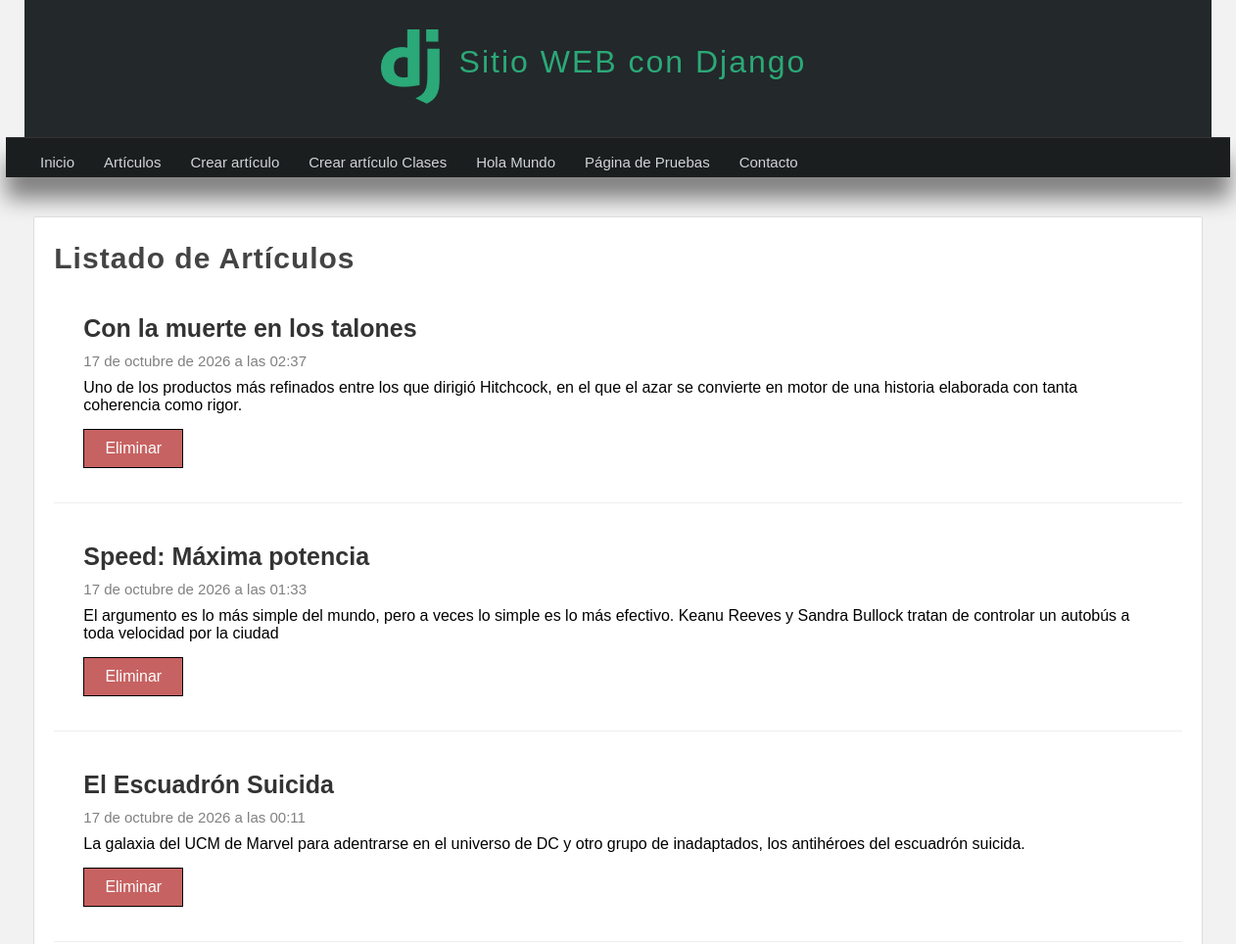
/articulos/ (upper part), run on an earlier commit of the app's database.
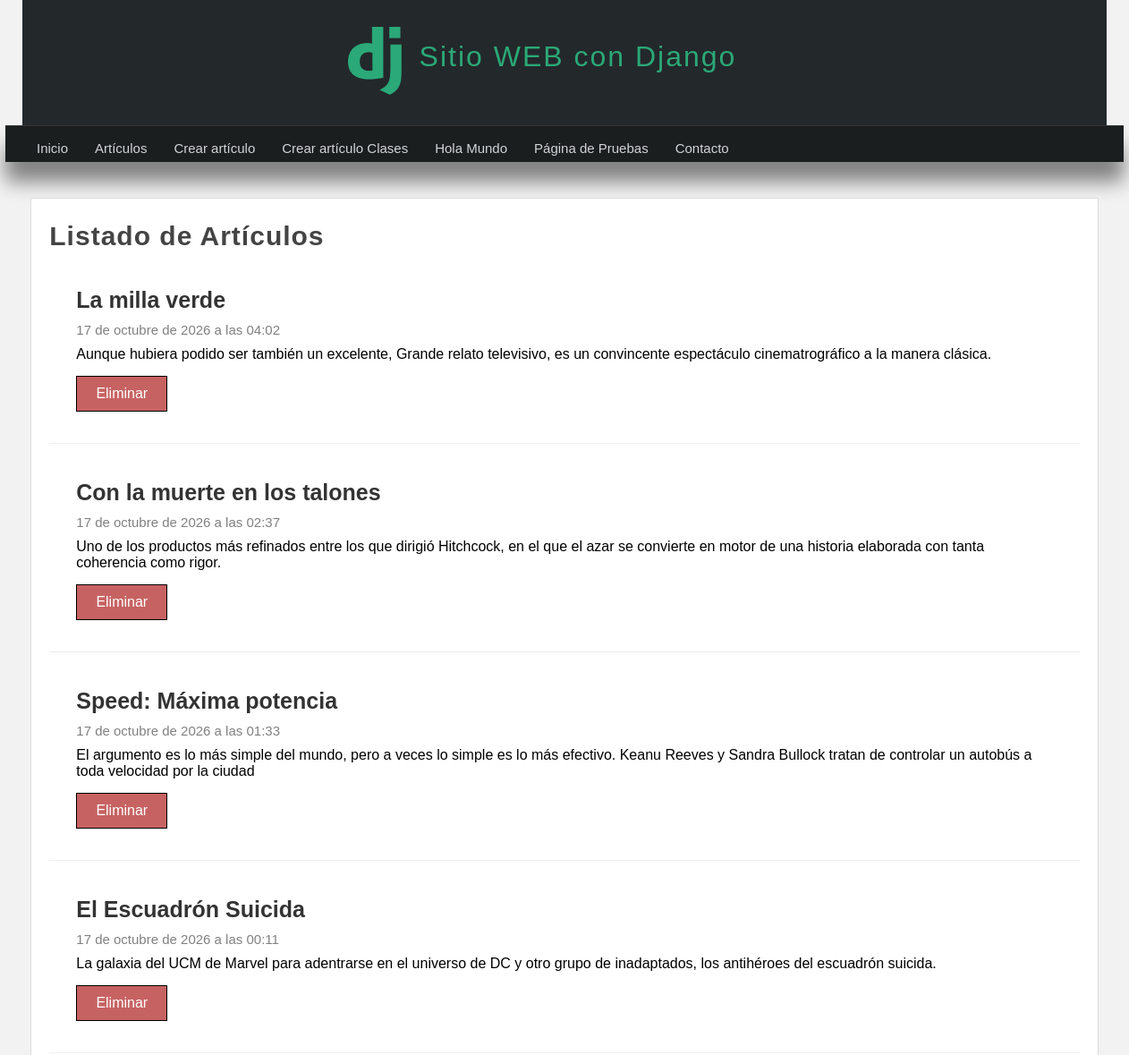
And on a later commit of the database.
### miapp/models.py (models this page shows, shortened)
class Article(models.Model): #Entidad
    title = models.CharField(max_length=150, verbose_name="Titulo")
    content = models.TextField(verbose_name="Contenido")
    image = models.ImageField(default='null',verbose_name="Imagen", upload_to="articles")
    public = models.BooleanField(verbose_name="¿Publicado?")
    created_at = models.DateTimeField(auto_now_add=True,verbose_name="Creado")
    updated_at = models.DateTimeField(auto_now=True,verbose_name="Modificado")
    class Meta:
        verbose_name = "Articulo"
        verbose_name_plural = "Articulos"

### miapp/views.py (the view)
# urls.py: path("articulos/", views.articulos, name="articulos"),
def articulos(request):#creacion de la vista articulos
    articulos = Article.objects.filter(public=True).order_by('-id') #En este caso no usamos el metodo get si no el metodo all()
    """
    #Consultas con condiciones filter para filtrar por un valor especifico
    articulos = Article.objects.filter(title__contains = "Tiburón")

    #Realizar una consulta que muestre solo los esten publicados y excluya bajo una condición
    articulos = Article.objects.filter(title = "Tiburón",).exclude(public=True)

    #Consulta ejecutando SQL
    articulos = Article.objects.raw("SELECT * FROM miapp_article WHERE title='Tiburón' AND public=1")

    #Consulta utilizando el OR con ORM
    articulos = Article.objects.filter(
        Q(title__contains="John") | Q(title__contains="Señor")
    )
    """
    return render(request, 'articulos.html', { #pasamos el request y la template articulos.html y como tercer parametro
        'articulos' : articulos #pasamos un diccionario con las variables que deseamos mostrar
    })

### miapp/templates/articulos.html (shortened to what this page needs)
{% extends 'layout.html' %}
{% block content %}
<h1 class="title">Listado de Artículos</h1>
        {% for articulo in articulos %}
            <article class="article-item">
                <div class="data">
                    <h2>{{articulo.title}}</h2>
                    <span class="date">{{articulo.created_at}}</span>
                    <p>
                        {{articulo.content}}
                        <a href = "{% url 'borrar' id=articulo.id %}" class="btn btn-delete">Eliminar</a>
                    </p>
                </div>
            </article>
        {% endfor %}
{% endblock %}

What changed in the data, as far as the page shows it:
added Article: title "La milla verde", created_at "17 de octubre de 2026 a las 04:02", content "Aunque hubiera podido ser también un excelente, Grande relato televisivo, es un convincente espectáculo cinematrográfico a la manera clásica."
